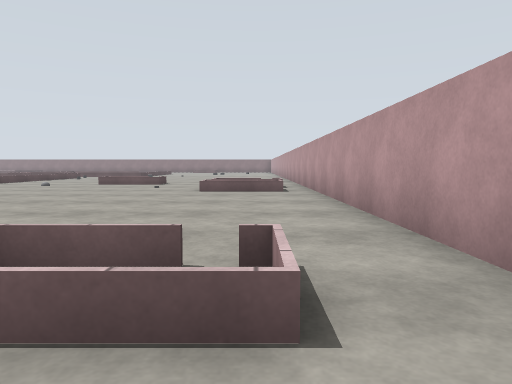
[1] (above)

24 first-person views from a walk through a world built for the Gazebo simulator. The camera is 1.2 m above the floor, tilts 4° down and sees 70° across. The floor is counted in squares, 2 m on a side. Each view is taken from the middle of a square. On the plan, view 1 faces up. The plan holds only what a view shows up to about 10 squares ahead; the rest is blank.

[2]
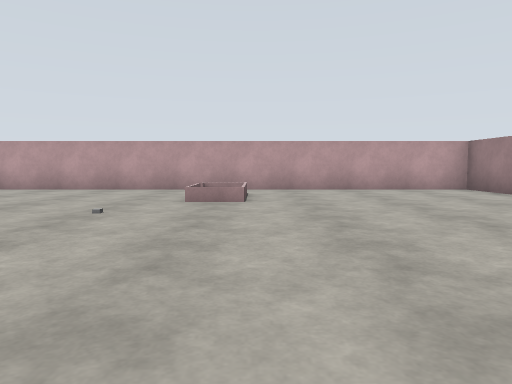

[3]
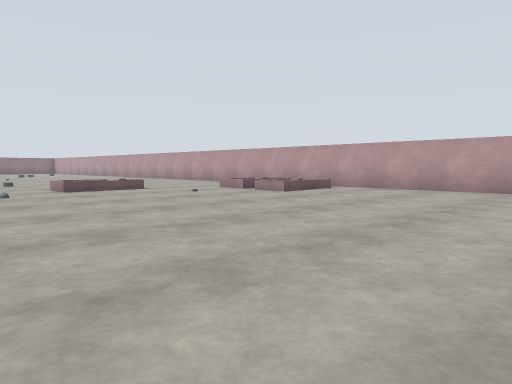

[4]
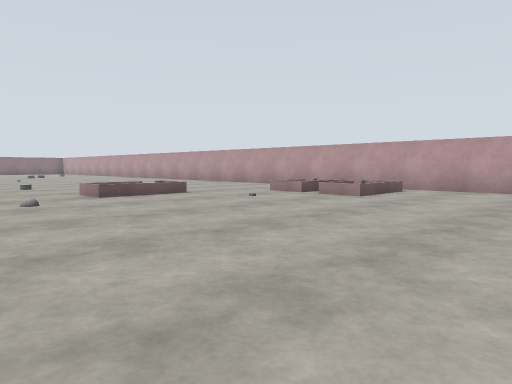

[5]
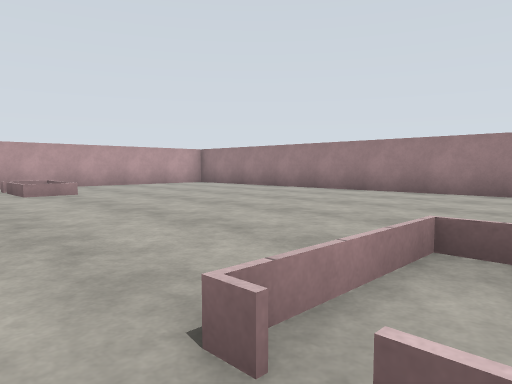

[6]
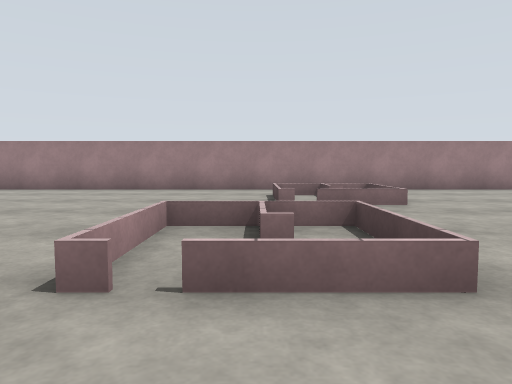

[7]
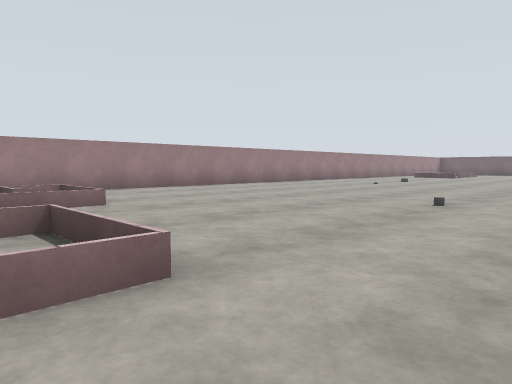

[8]
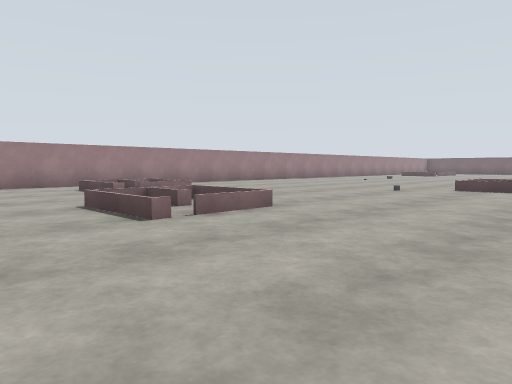

[9]
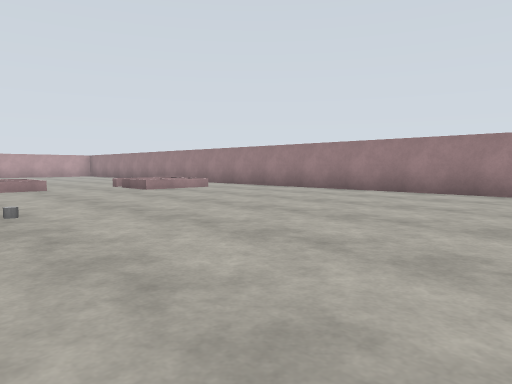

[10]
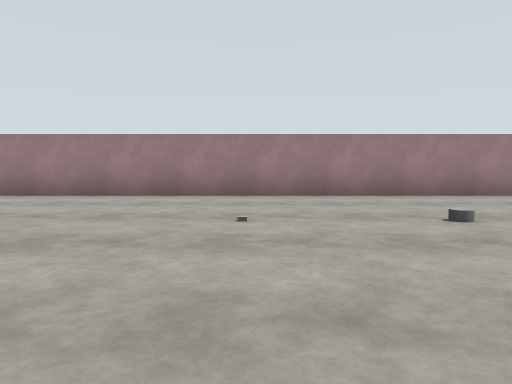

[11]
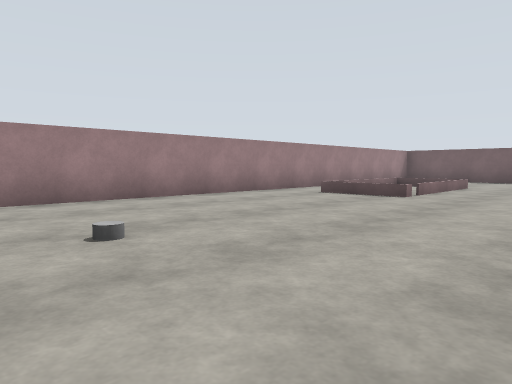

[12]
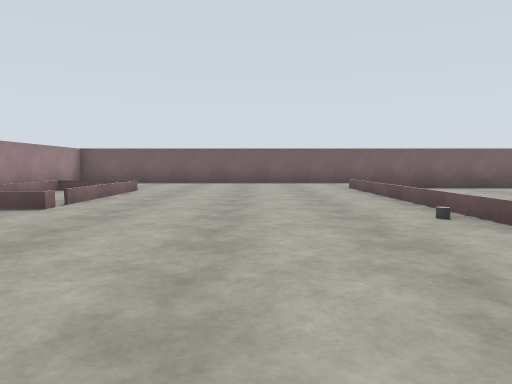

[13]
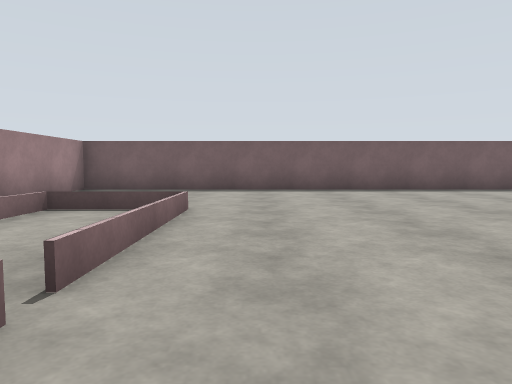

[14]
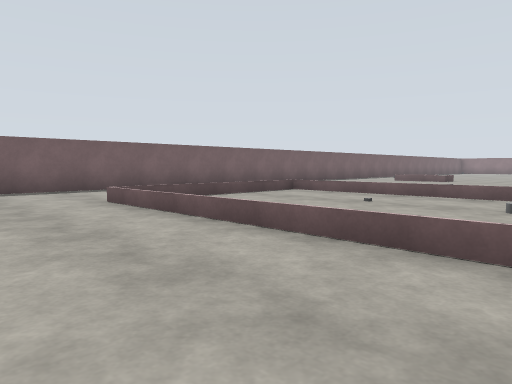

[15]
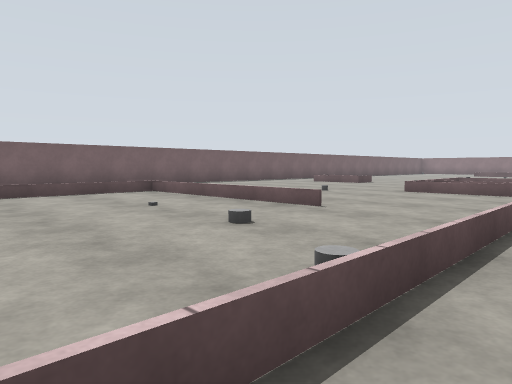

[16]
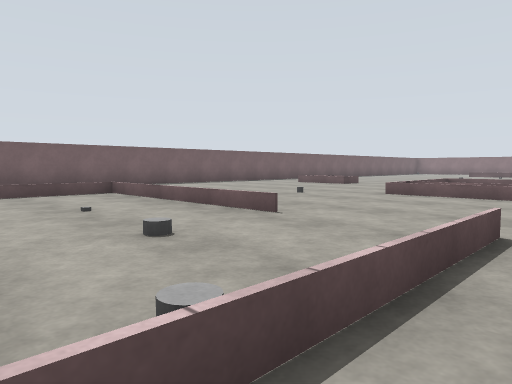

[17]
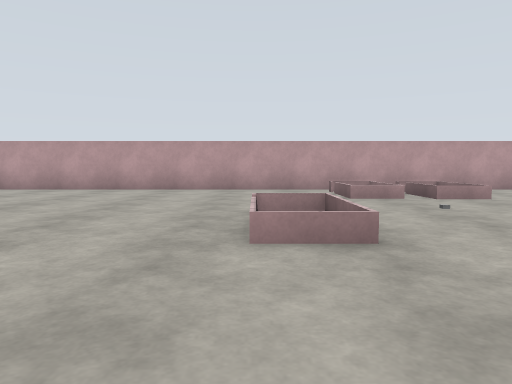

[18]
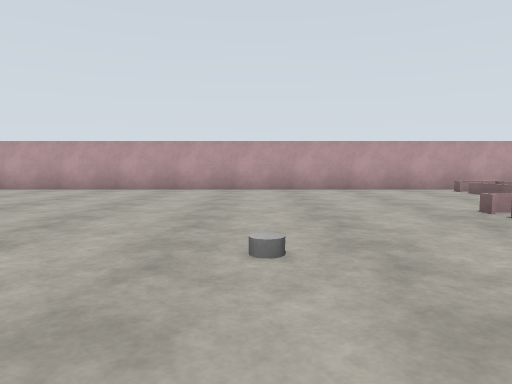

[19]
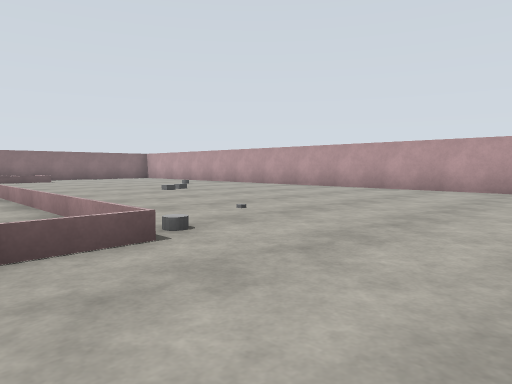

[20]
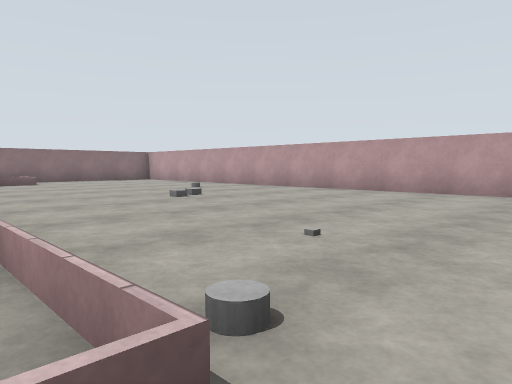

[21]
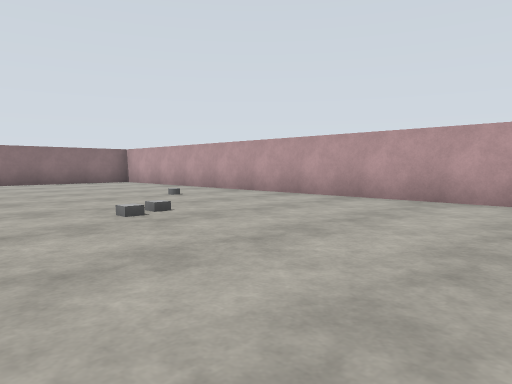

[22]
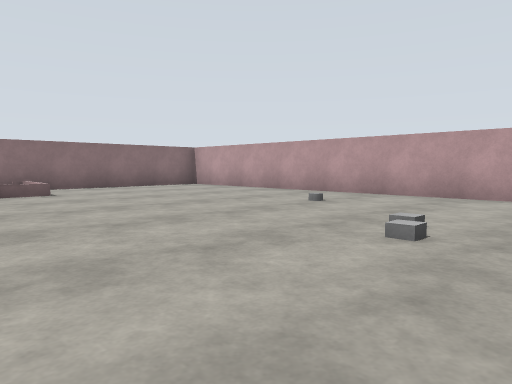

[23]
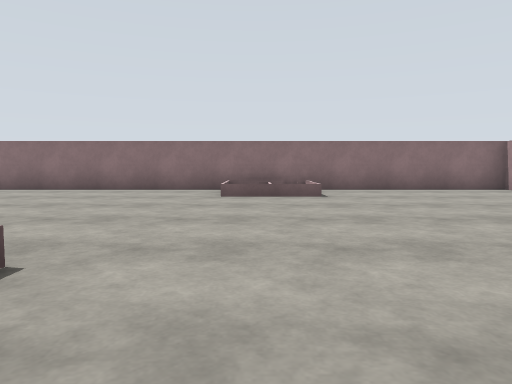

[24]
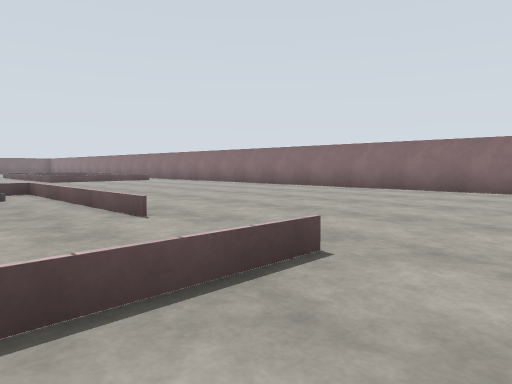

### Floor plan
Key: @ floor where view 1 was taken; # wall or solid block; . floor; = window, fence, low wall or low ledge; C grey cylinder; B grey box; O other object.
Columns run from 39 left of view 1 to 2 right of it. Each row starts with its distance up from view 1.
 36                            ###############
 35                             ......==.....#
 34                             ......==.....
 33                            .............
 32                           ...............#
 31                          ................#
 30                          ................#
 29                             ..........O..#
 28                          ======.=........#
 27                           O.....=........#
 26                                .=...BB...#
 25                                 =........#
 24                                 =........#
 23                                 =........#
 22                                 =..O.....#
 21                                ==C.......#
 20                                ..........#
 19                                ..........#
 18          ==                    ..........#
 17                                 .........#
 16         =                      ..C.......#
 15        .===                     .........#
 14       ..====                    .........#
 13      ..O....                   ...==.....#
 12      .......                    ..==.....#
 11        .....                    ......==##
 10     =====...                    ....O.==#
  9 #   =......=.                   ......==##
  8 #   =..O.C.=.                  ..........#
  7 #   =......C.                ............#
  6 #.. =......=.           .................#
  5 #...= ======.        ==..................#
  4 #.........C..     ...==..................#
  3 #.............   ......C....===.....O....#
  2 #...........................===......===.#
  1 #.....................................=..#
  0 #......................................@.#
 -1 #....=====.....C.O.........===...........#
 -2 #.   =...=.................===...........#
 -3 #.   =====.................==............#
 -4 #.      ..................   .......  ...#
 -5 ######  #############################  ###

Positions as (right, up) in squares from view 1, and headings:
1: (0, 0), facing up
2: (-8, 1), facing right
3: (-8, 3), facing up-right
4: (-8, 5), facing up-right
5: (-10, 4), facing down-right
6: (-10, 5), facing down
7: (-10, 5), facing down-left
8: (-7, 7), facing down-left
9: (-21, 4), facing down-right
10: (-22, 3), facing down
11: (-23, 2), facing down-left
12: (-25, 2), facing left
13: (-29, 0), facing left
14: (-29, 2), facing up-left
15: (-27, 5), facing up-left
16: (-27, 6), facing up-left
17: (-8, 13), facing right
18: (-8, 16), facing right
19: (-8, 18), facing up-right
20: (-7, 20), facing up-right
21: (-5, 22), facing up-right
22: (-6, 25), facing up-right
23: (-5, 26), facing up
24: (-5, 26), facing up-left
